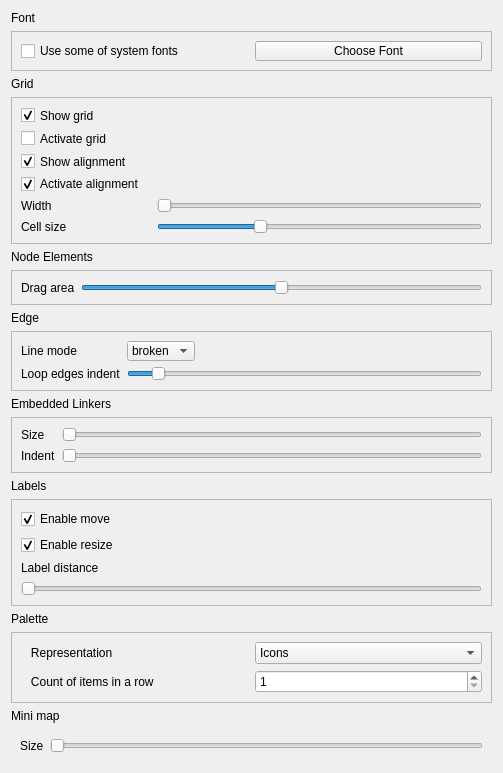
<?xml version="1.0" encoding="UTF-8"?>
<ui version="4.0">
 <class>PreferencesEditorPage</class>
 <widget class="QWidget" name="PreferencesEditorPage">
  <property name="geometry">
   <rect>
    <x>0</x>
    <y>0</y>
    <width>503</width>
    <height>773</height>
   </rect>
  </property>
  <property name="sizePolicy">
   <sizepolicy hsizetype="Preferred" vsizetype="Preferred">
    <horstretch>0</horstretch>
    <verstretch>0</verstretch>
   </sizepolicy>
  </property>
  <property name="minimumSize">
   <size>
    <width>50</width>
    <height>50</height>
   </size>
  </property>
  <property name="maximumSize">
   <size>
    <width>16777215</width>
    <height>16777215</height>
   </size>
  </property>
  <layout class="QVBoxLayout" name="verticalLayout_3">
   <property name="sizeConstraint">
    <enum>QLayout::SetDefaultConstraint</enum>
   </property>
   <item>
    <widget class="QLabel" name="label_77">
     <property name="text">
      <string>Font</string>
     </property>
    </widget>
   </item>
   <item>
    <widget class="QFrame" name="frame_5">
     <property name="sizePolicy">
      <sizepolicy hsizetype="Preferred" vsizetype="Preferred">
       <horstretch>0</horstretch>
       <verstretch>0</verstretch>
      </sizepolicy>
     </property>
     <property name="minimumSize">
      <size>
       <width>0</width>
       <height>40</height>
      </size>
     </property>
     <property name="frameShape">
      <enum>QFrame::StyledPanel</enum>
     </property>
     <property name="frameShadow">
      <enum>QFrame::Raised</enum>
     </property>
     <layout class="QHBoxLayout" name="horizontalLayout_6">
      <item>
       <widget class="QCheckBox" name="fontCheckBox">
        <property name="enabled">
         <bool>true</bool>
        </property>
        <property name="sizePolicy">
         <sizepolicy hsizetype="Preferred" vsizetype="Preferred">
          <horstretch>0</horstretch>
          <verstretch>0</verstretch>
         </sizepolicy>
        </property>
        <property name="text">
         <string>Use some of system fonts</string>
        </property>
       </widget>
      </item>
      <item>
       <widget class="QPushButton" name="fontSelectionButton">
        <property name="sizePolicy">
         <sizepolicy hsizetype="Preferred" vsizetype="Preferred">
          <horstretch>0</horstretch>
          <verstretch>0</verstretch>
         </sizepolicy>
        </property>
        <property name="text">
         <string>Choose Font</string>
        </property>
       </widget>
      </item>
     </layout>
    </widget>
   </item>
   <item>
    <widget class="QLabel" name="label_79">
     <property name="text">
      <string>Grid</string>
     </property>
    </widget>
   </item>
   <item>
    <widget class="QFrame" name="frame_1">
     <property name="sizePolicy">
      <sizepolicy hsizetype="Preferred" vsizetype="Preferred">
       <horstretch>0</horstretch>
       <verstretch>0</verstretch>
      </sizepolicy>
     </property>
     <property name="frameShape">
      <enum>QFrame::StyledPanel</enum>
     </property>
     <property name="frameShadow">
      <enum>QFrame::Raised</enum>
     </property>
     <layout class="QGridLayout" name="gridLayout">
      <item row="0" column="0">
       <widget class="QCheckBox" name="showGridCheckBox">
        <property name="text">
         <string>Show grid</string>
        </property>
        <property name="checked">
         <bool>true</bool>
        </property>
       </widget>
      </item>
      <item row="1" column="0">
       <widget class="QCheckBox" name="activateGridCheckBox">
        <property name="sizePolicy">
         <sizepolicy hsizetype="Minimum" vsizetype="Fixed">
          <horstretch>0</horstretch>
          <verstretch>0</verstretch>
         </sizepolicy>
        </property>
        <property name="text">
         <string>Activate grid</string>
        </property>
        <property name="tristate">
         <bool>false</bool>
        </property>
       </widget>
      </item>
      <item row="2" column="0">
       <widget class="QCheckBox" name="showAlignmentCheckBox">
        <property name="minimumSize">
         <size>
          <width>130</width>
          <height>0</height>
         </size>
        </property>
        <property name="text">
         <string>Show alignment</string>
        </property>
        <property name="checked">
         <bool>true</bool>
        </property>
       </widget>
      </item>
      <item row="2" column="1">
       <spacer name="horizontalSpacer_29">
        <property name="orientation">
         <enum>Qt::Horizontal</enum>
        </property>
        <property name="sizeHint" stdset="0">
         <size>
          <width>40</width>
          <height>20</height>
         </size>
        </property>
       </spacer>
      </item>
      <item row="3" column="0">
       <widget class="QCheckBox" name="activateAlignmentCheckBox">
        <property name="sizePolicy">
         <sizepolicy hsizetype="Minimum" vsizetype="Fixed">
          <horstretch>0</horstretch>
          <verstretch>0</verstretch>
         </sizepolicy>
        </property>
        <property name="text">
         <string>Activate alignment</string>
        </property>
        <property name="checked">
         <bool>true</bool>
        </property>
       </widget>
      </item>
      <item row="3" column="1">
       <spacer name="horizontalSpacer_30">
        <property name="orientation">
         <enum>Qt::Horizontal</enum>
        </property>
        <property name="sizeHint" stdset="0">
         <size>
          <width>40</width>
          <height>20</height>
         </size>
        </property>
       </spacer>
      </item>
      <item row="4" column="0">
       <widget class="QLabel" name="label_68">
        <property name="text">
         <string>Width</string>
        </property>
       </widget>
      </item>
      <item row="4" column="1">
       <widget class="QSlider" name="gridWidthSlider">
        <property name="sizePolicy">
         <sizepolicy hsizetype="Expanding" vsizetype="Expanding">
          <horstretch>0</horstretch>
          <verstretch>0</verstretch>
         </sizepolicy>
        </property>
        <property name="minimum">
         <number>3</number>
        </property>
        <property name="maximum">
         <number>150</number>
        </property>
        <property name="singleStep">
         <number>1</number>
        </property>
        <property name="pageStep">
         <number>10</number>
        </property>
        <property name="orientation">
         <enum>Qt::Horizontal</enum>
        </property>
       </widget>
      </item>
      <item row="5" column="0">
       <widget class="QLabel" name="label_67">
        <property name="text">
         <string>Cell size</string>
        </property>
       </widget>
      </item>
      <item row="5" column="1">
       <widget class="QSlider" name="indexGridSlider">
        <property name="sizePolicy">
         <sizepolicy hsizetype="Expanding" vsizetype="Expanding">
          <horstretch>0</horstretch>
          <verstretch>0</verstretch>
         </sizepolicy>
        </property>
        <property name="minimum">
         <number>5</number>
        </property>
        <property name="maximum">
         <number>150</number>
        </property>
        <property name="singleStep">
         <number>1</number>
        </property>
        <property name="pageStep">
         <number>10</number>
        </property>
        <property name="value">
         <number>50</number>
        </property>
        <property name="orientation">
         <enum>Qt::Horizontal</enum>
        </property>
       </widget>
      </item>
     </layout>
    </widget>
   </item>
   <item>
    <widget class="QLabel" name="label_82">
     <property name="text">
      <string>Node Elements</string>
     </property>
    </widget>
   </item>
   <item>
    <widget class="QFrame" name="frame_4">
     <property name="frameShape">
      <enum>QFrame::StyledPanel</enum>
     </property>
     <property name="frameShadow">
      <enum>QFrame::Raised</enum>
     </property>
     <layout class="QGridLayout" name="gridLayout_32">
      <item row="0" column="1">
       <widget class="QSlider" name="dragAreaSizeSlider">
        <property name="minimum">
         <number>4</number>
        </property>
        <property name="maximum">
         <number>20</number>
        </property>
        <property name="value">
         <number>12</number>
        </property>
        <property name="orientation">
         <enum>Qt::Horizontal</enum>
        </property>
       </widget>
      </item>
      <item row="0" column="0">
       <widget class="QLabel" name="label_74">
        <property name="text">
         <string>Drag area</string>
        </property>
       </widget>
      </item>
     </layout>
    </widget>
   </item>
   <item>
    <widget class="QLabel" name="label_76">
     <property name="text">
      <string>Edge</string>
     </property>
    </widget>
   </item>
   <item>
    <widget class="QFrame" name="frame_7">
     <property name="sizePolicy">
      <sizepolicy hsizetype="Preferred" vsizetype="Preferred">
       <horstretch>0</horstretch>
       <verstretch>30</verstretch>
      </sizepolicy>
     </property>
     <property name="minimumSize">
      <size>
       <width>50</width>
       <height>60</height>
      </size>
     </property>
     <property name="frameShape">
      <enum>QFrame::StyledPanel</enum>
     </property>
     <property name="frameShadow">
      <enum>QFrame::Raised</enum>
     </property>
     <layout class="QGridLayout" name="gridLayout_33">
      <item row="0" column="2">
       <spacer name="horizontalSpacer_31">
        <property name="orientation">
         <enum>Qt::Horizontal</enum>
        </property>
        <property name="sizeHint" stdset="0">
         <size>
          <width>40</width>
          <height>20</height>
         </size>
        </property>
       </spacer>
      </item>
      <item row="0" column="1">
       <widget class="QComboBox" name="lineMode">
        <property name="sizePolicy">
         <sizepolicy hsizetype="Preferred" vsizetype="Expanding">
          <horstretch>0</horstretch>
          <verstretch>0</verstretch>
         </sizepolicy>
        </property>
        <property name="minimumSize">
         <size>
          <width>0</width>
          <height>20</height>
         </size>
        </property>
        <item>
         <property name="text">
          <string>broken</string>
         </property>
        </item>
        <item>
         <property name="text">
          <string>square</string>
         </property>
        </item>
        <item>
         <property name="text">
          <string>curve</string>
         </property>
        </item>
       </widget>
      </item>
      <item row="0" column="0">
       <widget class="QLabel" name="label_80">
        <property name="text">
         <string>Line mode</string>
        </property>
       </widget>
      </item>
      <item row="1" column="0">
       <widget class="QLabel" name="label_81">
        <property name="sizePolicy">
         <sizepolicy hsizetype="Preferred" vsizetype="Preferred">
          <horstretch>0</horstretch>
          <verstretch>0</verstretch>
         </sizepolicy>
        </property>
        <property name="text">
         <string>Loop edges indent</string>
        </property>
       </widget>
      </item>
      <item row="1" column="1" colspan="2">
       <widget class="QSlider" name="loopEdgeBoundsIndent">
        <property name="sizePolicy">
         <sizepolicy hsizetype="Expanding" vsizetype="Expanding">
          <horstretch>0</horstretch>
          <verstretch>0</verstretch>
         </sizepolicy>
        </property>
        <property name="minimum">
         <number>1</number>
        </property>
        <property name="maximum">
         <number>15</number>
        </property>
        <property name="singleStep">
         <number>2</number>
        </property>
        <property name="pageStep">
         <number>2</number>
        </property>
        <property name="value">
         <number>2</number>
        </property>
        <property name="orientation">
         <enum>Qt::Horizontal</enum>
        </property>
       </widget>
      </item>
     </layout>
    </widget>
   </item>
   <item>
    <widget class="QLabel" name="label_78">
     <property name="text">
      <string>Embedded Linkers</string>
     </property>
    </widget>
   </item>
   <item>
    <widget class="QFrame" name="frame_2">
     <property name="frameShape">
      <enum>QFrame::StyledPanel</enum>
     </property>
     <property name="frameShadow">
      <enum>QFrame::Raised</enum>
     </property>
     <layout class="QGridLayout" name="gridLayout_30">
      <item row="0" column="1">
       <widget class="QSlider" name="embeddedLinkerSizeSlider">
        <property name="minimum">
         <number>4</number>
        </property>
        <property name="maximum">
         <number>20</number>
        </property>
        <property name="orientation">
         <enum>Qt::Horizontal</enum>
        </property>
       </widget>
      </item>
      <item row="1" column="1">
       <widget class="QSlider" name="embeddedLinkerIndentSlider">
        <property name="minimum">
         <number>5</number>
        </property>
        <property name="maximum">
         <number>20</number>
        </property>
        <property name="orientation">
         <enum>Qt::Horizontal</enum>
        </property>
       </widget>
      </item>
      <item row="0" column="0">
       <widget class="QLabel" name="label_69">
        <property name="text">
         <string>Size</string>
        </property>
       </widget>
      </item>
      <item row="1" column="0">
       <widget class="QLabel" name="label_70">
        <property name="text">
         <string>Indent</string>
        </property>
       </widget>
      </item>
     </layout>
    </widget>
   </item>
   <item>
    <widget class="QLabel" name="label_71">
     <property name="text">
      <string>Labels</string>
     </property>
    </widget>
   </item>
   <item>
    <widget class="QFrame" name="frame_6">
     <property name="sizePolicy">
      <sizepolicy hsizetype="Preferred" vsizetype="Preferred">
       <horstretch>0</horstretch>
       <verstretch>0</verstretch>
      </sizepolicy>
     </property>
     <property name="frameShape">
      <enum>QFrame::StyledPanel</enum>
     </property>
     <property name="frameShadow">
      <enum>QFrame::Raised</enum>
     </property>
     <layout class="QVBoxLayout" name="verticalLayout_7">
      <item>
       <widget class="QCheckBox" name="enableMoveLabelsCheckBox">
        <property name="text">
         <string>Enable move</string>
        </property>
        <property name="checked">
         <bool>true</bool>
        </property>
       </widget>
      </item>
      <item>
       <widget class="QCheckBox" name="enableResizeLabelsCheckBox">
        <property name="text">
         <string>Enable resize</string>
        </property>
        <property name="checked">
         <bool>true</bool>
        </property>
       </widget>
      </item>
      <item>
       <widget class="QLabel" name="labelDistanceLabel">
        <property name="text">
         <string>Label distance</string>
        </property>
       </widget>
      </item>
      <item>
       <widget class="QSlider" name="labelDistanceSlider">
        <property name="maximum">
         <number>500</number>
        </property>
        <property name="orientation">
         <enum>Qt::Horizontal</enum>
        </property>
       </widget>
      </item>
     </layout>
    </widget>
   </item>
   <item>
    <widget class="QLabel" name="label_75">
     <property name="text">
      <string>Palette</string>
     </property>
    </widget>
   </item>
   <item>
    <widget class="QFrame" name="frame_3">
     <property name="frameShape">
      <enum>QFrame::StyledPanel</enum>
     </property>
     <property name="frameShadow">
      <enum>QFrame::Raised</enum>
     </property>
     <layout class="QGridLayout" name="gridLayout_31">
      <item row="0" column="0">
       <widget class="QLabel" name="label_72">
        <property name="text">
         <string>   Representation   </string>
        </property>
       </widget>
      </item>
      <item row="1" column="0">
       <widget class="QLabel" name="label_73">
        <property name="text">
         <string>   Count of items in a row </string>
        </property>
       </widget>
      </item>
      <item row="0" column="1">
       <widget class="QComboBox" name="paletteComboBox">
        <property name="layoutDirection">
         <enum>Qt::LeftToRight</enum>
        </property>
        <property name="editable">
         <bool>false</bool>
        </property>
        <property name="currentIndex">
         <number>1</number>
        </property>
        <property name="frame">
         <bool>true</bool>
        </property>
        <item>
         <property name="text">
          <string>Icons  and names</string>
         </property>
        </item>
        <item>
         <property name="text">
          <string>Icons</string>
         </property>
        </item>
       </widget>
      </item>
      <item row="1" column="1">
       <widget class="QSpinBox" name="paletteSpinBox">
        <property name="minimum">
         <number>1</number>
        </property>
        <property name="maximum">
         <number>5</number>
        </property>
       </widget>
      </item>
     </layout>
    </widget>
   </item>
   <item>
    <widget class="QLabel" name="label">
     <property name="text">
      <string>Mini map</string>
     </property>
    </widget>
   </item>
   <item>
    <widget class="QFrame" name="frame_8">
     <layout class="QHBoxLayout" name="horizontalLayout_2">
      <item>
       <widget class="QLabel" name="label_2">
        <property name="text">
         <string>Size</string>
        </property>
       </widget>
      </item>
      <item>
       <widget class="QSlider" name="miniMapSize">
        <property name="orientation">
         <enum>Qt::Horizontal</enum>
        </property>
       </widget>
      </item>
     </layout>
    </widget>
   </item>
   <item>
    <spacer name="verticalSpacer">
     <property name="orientation">
      <enum>Qt::Vertical</enum>
     </property>
     <property name="sizeHint" stdset="0">
      <size>
       <width>20</width>
       <height>40</height>
      </size>
     </property>
    </spacer>
   </item>
  </layout>
 </widget>
 <resources/>
 <connections/>
</ui>
